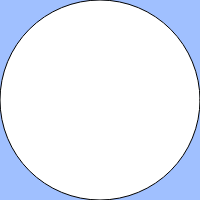
Frame 1 (no input)
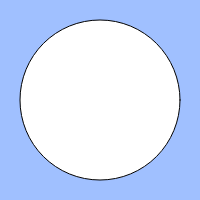
Frame 60 (no input)
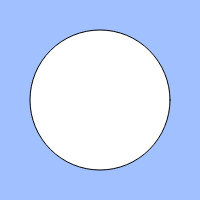
Frame 120 (the mouse pressed at the canvas centre since frame 60)

The p5.js sketch that drew these frames (run headless with seeded random() and noise() and a simulated clock; from frame 60 on, the mouse is pressed at the canvas centre):

// p5.js sketch
// ── sketch.js
// 練習問題「心臓の鼓動のように大きくなったり小さくなったりする円」
let count;
let cycle;
let size;
let vsize;
const g = 1;

function setup(){
  createCanvas(200, 200);
  size = 200;
  vsize = 5;
  // count = 0;
  // cycle = 100;
}

function draw(){
  background(160, 192, 255);
  // count = (count + 1) % cycle;
  // BLANK[1]

  ellipse(width / 2, height / 2, size);
  size += vsize;
  if(size < 60 || size > width){
    vsize = -1 * vsize;
  }
  if(vsize < 0){
    vsize -= g;
  }
  size = constrain(size, 0, width)
  vsize = constrain(vsize, -10, 10)
}
